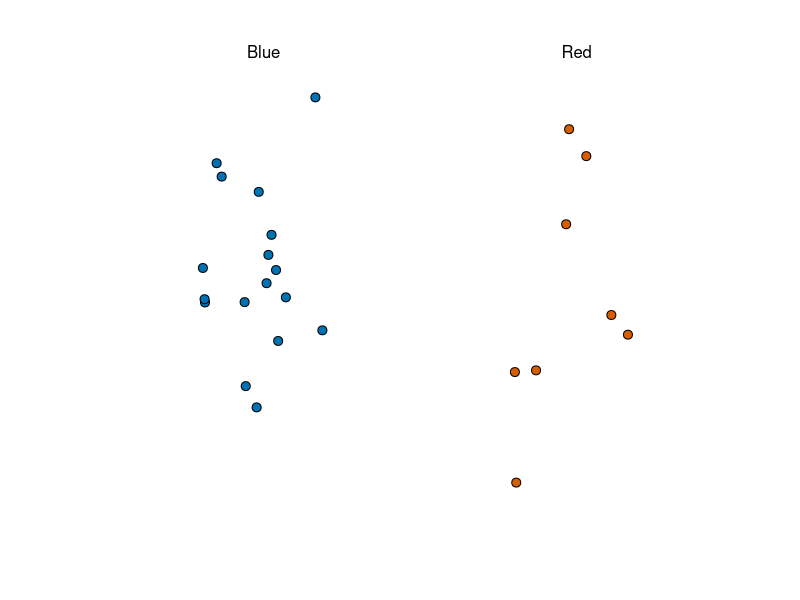
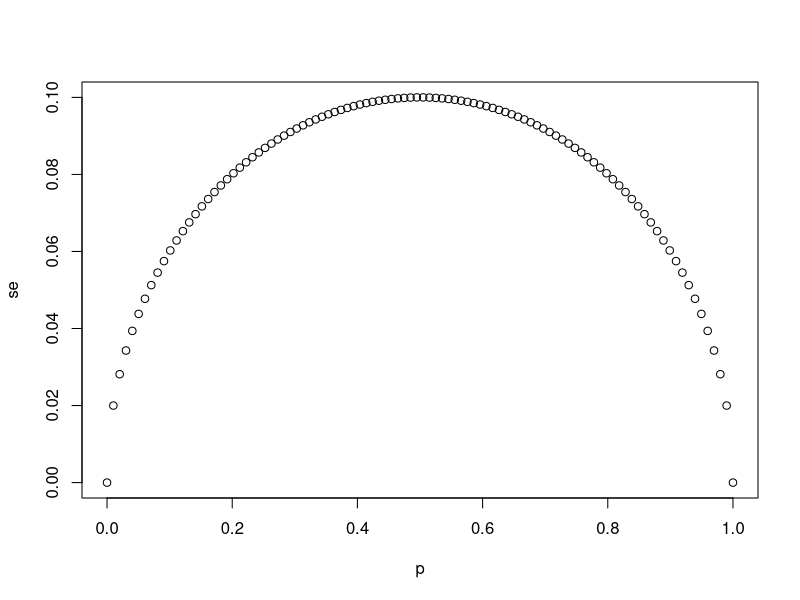
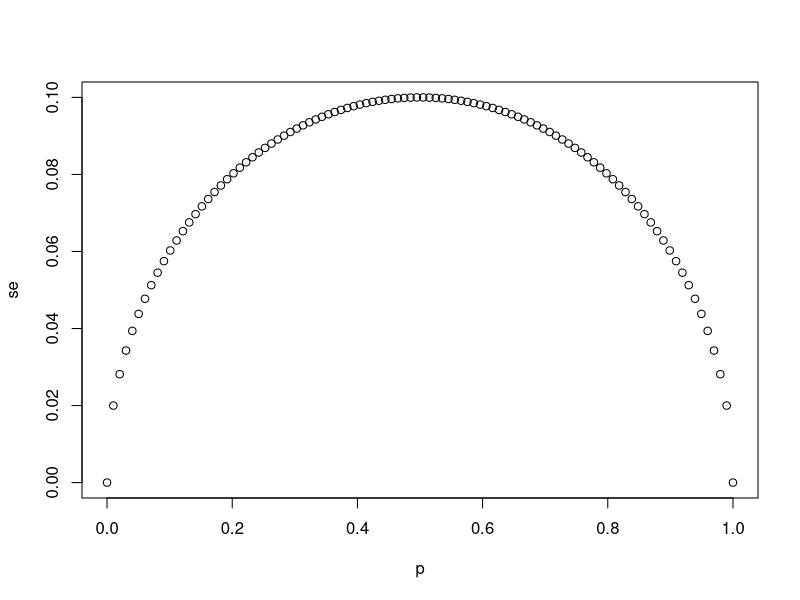
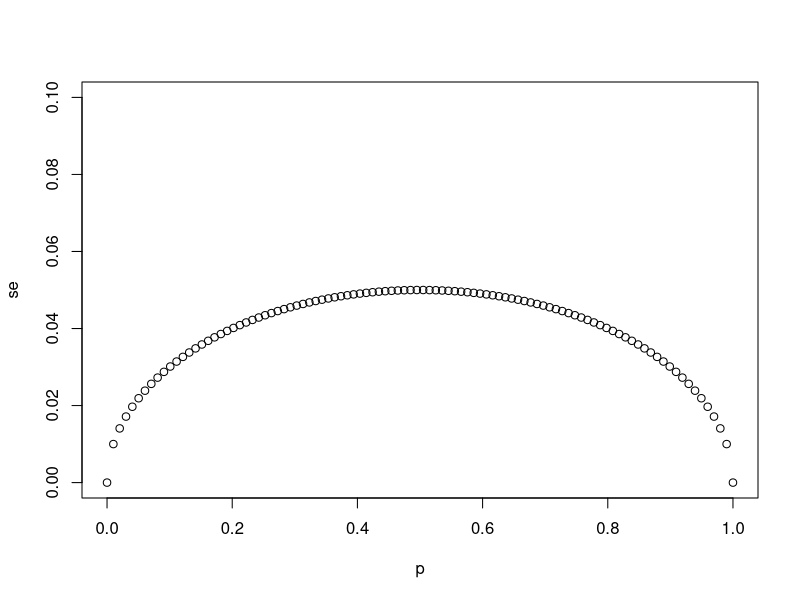
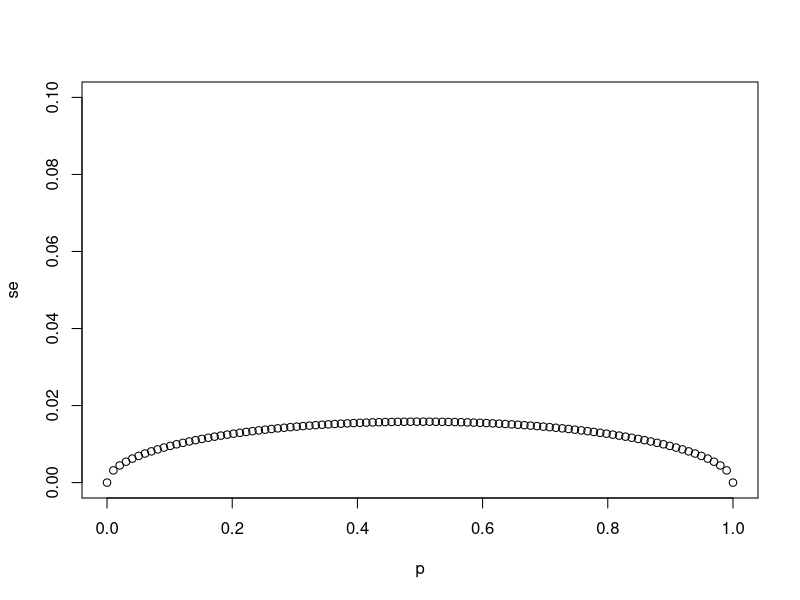

These figures' R source, in order:
## ---- chunk 1
library(tidyverse)
library(dslabs)
take_poll(25)
## ---- chunk 2
# `N` represents the number of people polled
N <- 25

# Create a variable `p` that contains 100 proportions ranging from 0 to 1 using the `seq` function
p <- seq(0,1, length = 100)

# Create a variable `se` that contains the standard error of each sample average
se <- sqrt(p * (1 - p)/N)

# Plot `p` on the x-axis and `se` on the y-axis
plot(p,se)
## ---- chunk 3
# The vector `p` contains 100 proportions of Democrats ranging from 0 to 1 using the `seq` function
p <- seq(0, 1, length = 100)

# The vector `sample_sizes` contains the three sample sizes
sample_sizes <- c(25, 100, 1000)

# Write a for-loop that calculates the standard error `se` for every value of `p` for each of the three samples sizes `N` in the vector `sample_sizes`. Plot the three graphs, using the `ylim` argument to standardize the y-axis across all three plots.
for(N in sample_sizes){
  se <- sqrt(p*(1-p)/N)
  plot(p, se, ylim = c(0,0.5/sqrt(25)))
}
## ---- chunk 4
# `N` represents the number of people polled
N <- 25

# `p` represents the proportion of Democratic voters
p <- 0.45

# Calculate the standard error of the spread. Print this value to the console.
